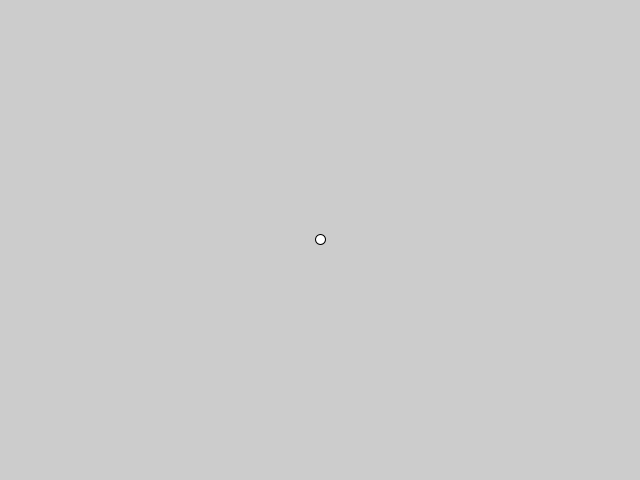
Frame 1 (no input)
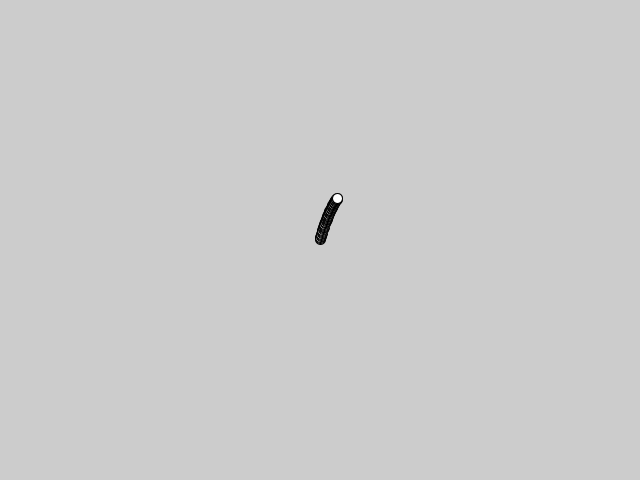
Frame 60 (the mouse pressed at the canvas centre just before this capture)
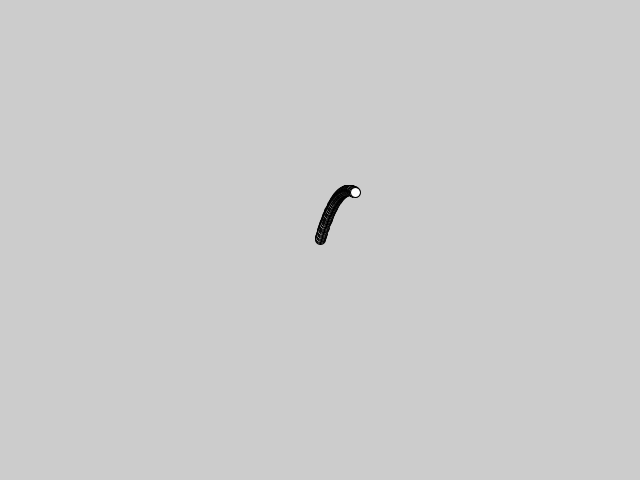
Frame 120 (the mouse held since frame 60 and released just before this capture)

The Processing sketch that drew these frames (run headless with seeded random() and noise(); from frame 60 on, the mouse is pressed at the canvas centre):

// Processing sketch: sketch_170221a_singleParticle
// ── sketch_170221a_singleParticle.pde
/* jstephens
 NOC gungfu - prep for ecpc project
 implement single particle from scratch
 */


Particle p;



void setup() {
  size(640, 480);
  p = new Particle(new PVector(width/2, height/2));
}




void draw() {
  p.run();

  if (p.isDead()) {
    p = new Particle(new PVector(random(width), random(height/2)));
  }
}
// ── Particle.pde
class Particle {

  PVector position;
  PVector velocity;
  PVector acceleration;
  float lifespan, lifespeed;

  Particle(PVector birthCordinate) {
    position     = birthCordinate.get();
    velocity     = new PVector(random (-1, 1), -1);
    acceleration = new PVector (0, .01);
    lifespan     = 255.0;
    lifespeed    = 1.0;
  }

  void run() {
    update();
    display();
  }

  void update() {
    velocity.add(acceleration);
    position.add(velocity);
    lifespan -= lifespeed;
  }

  void display() {
    ellipse(position.x, position.y, 10, 10);
  }

  boolean isDead() {
    if (lifespan < 0.0 ) {
      return true;
    } else {
      return false;
    }
  }
}
